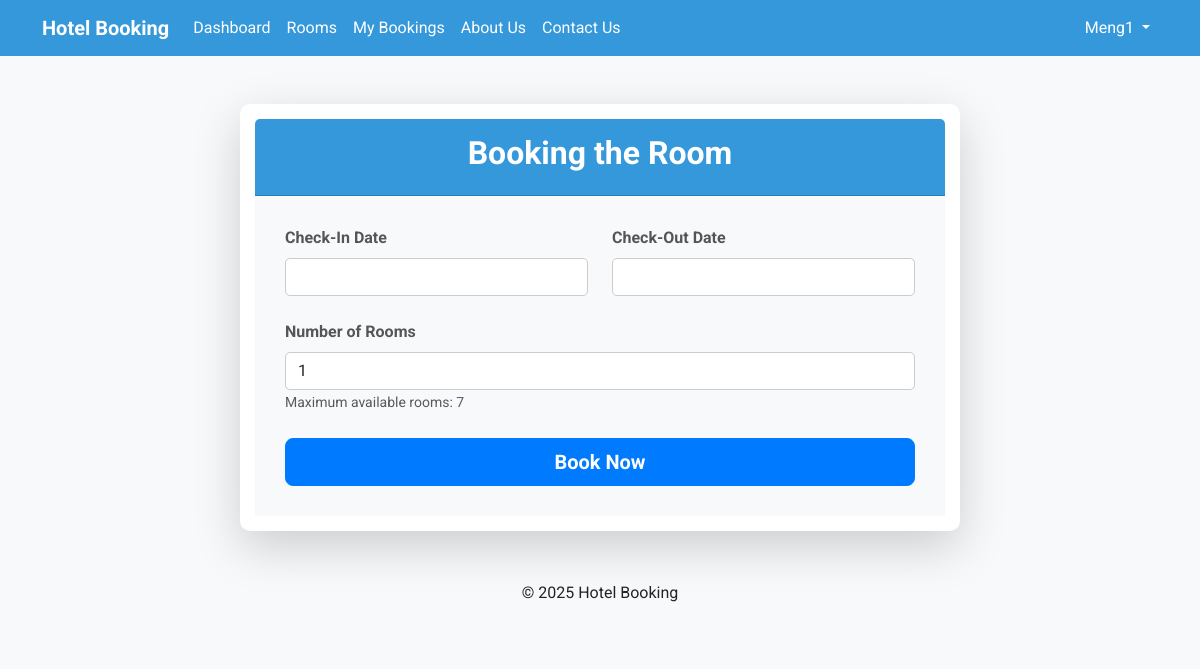
The app's page /book/?room_id=4 (signed in), older data.
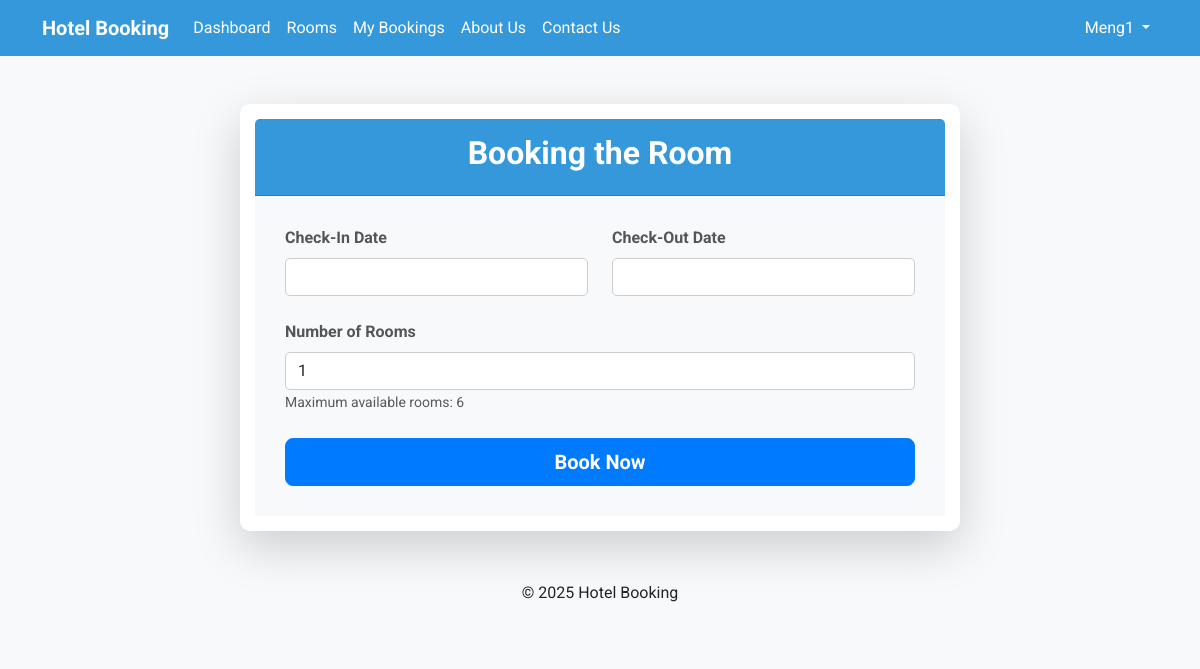
The same page, newer data.
### bookings/models.py (models this page shows, shortened)
class Room(models.Model):
    room_type = models.CharField(max_length=50)
    price_per_night = models.IntegerField()
    is_available = models.BooleanField(default=True)
    capacity = models.PositiveIntegerField()
    size = models.IntegerField()
    quantity_available = models.PositiveIntegerField(default=1)
    default_image = models.ImageField(upload_to='upload/media/', blank=True, null=True)

### bookings/views.py (the view, shortened to what this page needs)
# urls.py: path('book/', views.book_room, name='book_room'),
@login_required
def book_room(request):
    room_id = request.GET.get('room_id')  # Get room ID from query parameters
    room = get_object_or_404(Room, id=room_id)
    if room.quantity_available <= 0:
        messages.error(request, "This room is fully booked.")
        return redirect('room_list')
    return render(request, 'bookings/book_room.html', {'room': room})

### bookings/templates/bookings/book_room.html (shortened to what this page needs)
{% extends 'bookings/main.html' %}
{% block content %}
<div class="container mt-5">
    <div class="row justify-content-center">
        <div class="col-md-8">
            <div class="card shadow-lg border-0">
                <div class="card-header bg-primary text-white text-center">
                    <h2 class="fw-bold">Booking the Room</h2>
                </div>
                <div class="card-body bg-light">
                    <form method="post">
                        <div class="row mb-4">
                            <div class="col-md-6">
                                <div class="form-group">
                                    <label for="id_check_in" class="form-label fw-bold">Check-In Date</label>
                                    <input type="text" id="id_check_in" name="check_in" class="form-control flatpickr"
                                        required>
                                </div>
                            </div>
                            <div class="col-md-6">
                                <div class="form-group">
                                    <label for="id_check_out" class="form-label fw-bold">Check-Out Date</label>
                                    <input type="text" id="id_check_out" name="check_out" class="form-control flatpickr"
                                        required>
                                </div>
                            </div>
                        </div>
                        <div class="form-group mb-4">
                            <label for="rooms_to_book" class="form-label fw-bold">Number of Rooms</label>
                            <input type="number" id="rooms_to_book" name="rooms_to_book" class="form-control" min="1"
                                max="{{ room.quantity_available }}" value="1" required>
                            <small class="form-text text-muted">
                                Maximum available rooms: {{ room.quantity_available }}
                            </small>
                        </div>
                        <div class="d-grid">
                            <button type="submit" class="btn btn-primary btn-lg fw-bold">Book Now</button>
                        </div>
                    </form>
                </div>
            </div>
        </div>
    </div>
</div>
{% endblock %}

Row changes from the older to the newer data that the page shows:
changed Room: quantity_available "7" → "6"
